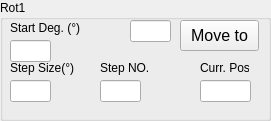
   <widget class="QGroupBox" name="rot1Box">
    <property name="geometry">
     <rect>
      <x>10</x>
      <y>570</y>
      <width>271</width>
      <height>121</height>
     </rect>
    </property>
    <property name="title">
     <string>Rot1</string>
    </property>
    <widget class="QLineEdit" name="start2Edit_2">
     <property name="geometry">
      <rect>
       <x>10</x>
       <y>40</y>
       <width>41</width>
       <height>22</height>
      </rect>
     </property>
    </widget>
    <widget class="QPushButton" name="rot1Button">
     <property name="geometry">
      <rect>
       <x>180</x>
       <y>20</y>
       <width>79</width>
       <height>31</height>
      </rect>
     </property>
     <property name="font">
      <font>
       <pointsize>12</pointsize>
      </font>
     </property>
     <property name="text">
      <string>Move to</string>
     </property>
    </widget>
    <widget class="QLineEdit" name="stage2step1Edit_2">
     <property name="geometry">
      <rect>
       <x>10</x>
       <y>80</y>
       <width>41</width>
       <height>22</height>
      </rect>
     </property>
    </widget>
    <widget class="QLineEdit" name="stage2step1NOEdit_2">
     <property name="geometry">
      <rect>
       <x>100</x>
       <y>80</y>
       <width>41</width>
       <height>22</height>
      </rect>
     </property>
    </widget>
    <widget class="QLineEdit" name="rot1Pos">
     <property name="geometry">
      <rect>
       <x>130</x>
       <y>20</y>
       <width>41</width>
       <height>22</height>
      </rect>
     </property>
    </widget>
    <widget class="QLineEdit" name="stage1CurrentPos_4">
     <property name="geometry">
      <rect>
       <x>200</x>
       <y>80</y>
       <width>51</width>
       <height>22</height>
      </rect>
     </property>
     <property name="mytype" stdset="0">
      <string>disp</string>
     </property>
    </widget>
    <widget class="QLabel" name="label_16">
     <property name="geometry">
      <rect>
       <x>200</x>
       <y>60</y>
       <width>49</width>
       <height>16</height>
      </rect>
     </property>
     <property name="text">
      <string>Curr. Pos.</string>
     </property>
     <property name="mytype" stdset="0">
      <string>label</string>
     </property>
    </widget>
    <widget class="QLabel" name="label_31">
     <property name="geometry">
      <rect>
       <x>10</x>
       <y>20</y>
       <width>91</width>
       <height>16</height>
      </rect>
     </property>
     <property name="text">
      <string>Start Deg. (°)</string>
     </property>
     <property name="mytype" stdset="0">
      <string>label</string>
     </property>
    </widget>
    <widget class="QLabel" name="label_32">
     <property name="geometry">
      <rect>
       <x>100</x>
       <y>60</y>
       <width>51</width>
       <height>16</height>
      </rect>
     </property>
     <property name="text">
      <string>Step NO.</string>
     </property>
     <property name="mytype" stdset="0">
      <string>label</string>
     </property>
    </widget>
    <widget class="QLabel" name="label_33">
     <property name="geometry">
      <rect>
       <x>10</x>
       <y>60</y>
       <width>81</width>
       <height>16</height>
      </rect>
     </property>
     <property name="text">
      <string>Step Size(°)</string>
     </property>
     <property name="mytype" stdset="0">
      <string>label</string>
     </property>
    </widget>
   </widget>
